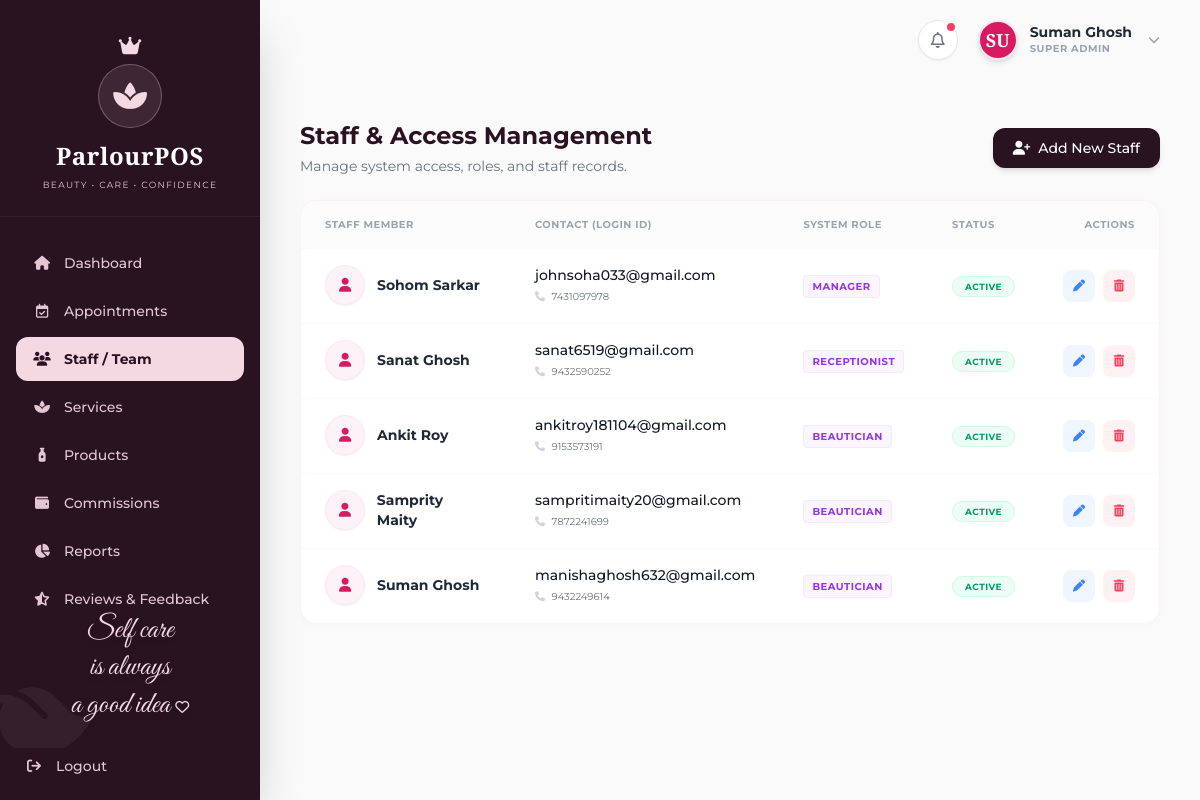
The page /ParlourPOS/super_admin/roles_permissions.php (signed in) on the database its author committed.
### tables this page shows
CREATE TABLE `users` (
  `id` int(11) NOT NULL,
  `name` varchar(100) NOT NULL,
  `email` varchar(100) NOT NULL,
  `phone` varchar(20) DEFAULT NULL,
  `password` varchar(255) DEFAULT NULL,
  `role` enum('Super Admin','Manager','Receptionist','Beautician') NOT NULL,
  `commission_type` enum('Percentage','Fixed','None') DEFAULT 'None',
  `commission_value` decimal(10,2) DEFAULT 0.00,
  `status` enum('Active','Inactive') DEFAULT 'Active',
  `photo` varchar(255) DEFAULT NULL,
  `document` varchar(255) DEFAULT NULL,
  `created_at` timestamp NOT NULL DEFAULT current_timestamp(),
  `google_id` varchar(255) DEFAULT NULL
);

### ParlourPOS/super_admin/roles_permissions.php (the view, shortened to what this page needs)
<?php
require_once '../config/database.php';
$staff_members = [];
$res = $conn->query("SELECT id, name, email, phone, role, status, photo, document FROM users WHERE role IN ('Beautician', 'Receptionist', 'Manager') ORDER BY role ASC, name ASC");
if ($res) {
    while ($row = $res->fetch_assoc()) {
        $staff_members[] = $row;
    }
}
require_once '../includes/header.php';
?>
<div class="mb-6 flex flex-col sm:flex-row sm:items-center justify-between gap-4">
    <div>
        <h3 class="text-2xl font-bold text-brand-sidebar">Staff & Access Management</h3>
        <p class="text-sm text-gray-500 mt-1">Manage system access, roles, and staff records.</p>
    </div>
    <a href="add_staff.php" class="bg-brand-sidebar hover:bg-brand-sidebar/90 text-white px-5 py-2.5 rounded-xl text-sm font-medium shadow-md transition-smooth flex items-center gap-2">
        <i class="fa-solid fa-user-plus"></i> Add New Staff
    </a>
</div>
<div class="bg-white rounded-2xl shadow-[0_2px_10px_rgba(0,0,0,0.02)] border border-pink-50 overflow-hidden">
    <div class="overflow-x-auto">
        <table class="w-full text-left border-collapse">
            <thead>
                <tr class="bg-gray-50/50 text-gray-400 text-[10px] uppercase tracking-wider font-bold border-b border-gray-50">
                    <th class="px-6 py-4">Staff Member</th>
                    <th class="px-6 py-4">Contact (Login ID)</th>
                    <th class="px-6 py-4">System Role</th>
                    <th class="px-6 py-4">Status</th>
                    <th class="px-6 py-4 text-right">Actions</th>
                </tr>
            </thead>
            <tbody class="text-sm divide-y divide-gray-50">
                <?php if (empty($staff_members)): ?>
                    <tr><td colspan="5" class="px-6 py-12 text-center text-gray-400">No staff members found.</td></tr>
                <?php else: ?>
                    <?php foreach ($staff_members as $staff): ?>
                        <tr class="hover:bg-[#FDF0F3]/30 transition-colors">
                            <td class="px-6 py-4 flex items-center gap-3">
                                <?php if (!empty($staff['photo'])): ?>
                                    <img src="<?= isset($base_url) ? $base_url : '..' ?>/assets/images/staff/<?= $staff['photo'] ?>" class="w-10 h-10 rounded-full object-cover border border-gray-200 shadow-sm">
                                <?php else: ?>
                                    <div class="w-10 h-10 rounded-full bg-pink-50 flex items-center justify-center text-brand-magenta border border-pink-100 shadow-sm">
                                        <i class="fa-solid fa-user"></i>
                                    </div>
                                <?php endif; ?>
                                <div>
                                    <span class="font-bold text-gray-800 block"><?= htmlspecialchars($staff['name']) ?></span>
                                </div>
                            </td>
                            <td class="px-6 py-4">
                                <div class="text-gray-900 font-medium"><?= htmlspecialchars($staff['email']) ?></div>
                                <div class="text-[10px] text-gray-500 mt-0.5"><i class="fa-solid fa-phone text-gray-300 mr-1"></i> <?= htmlspecialchars($staff['phone']) ?></div>
                            </td>
                            <td class="px-6 py-4">
                                <span class="px-2 py-1 bg-purple-50 text-purple-600 rounded text-[10px] font-bold border border-purple-100 uppercase tracking-wider">
                                    <?= htmlspecialchars($staff['role']) ?>
                                </span>
                            </td>
                            <td class="px-6 py-4">
                                <span class="px-3 py-1 rounded-full text-[9px] font-bold uppercase tracking-wider border <?= $staff['status'] === 'Active' ? 'bg-emerald-50 text-emerald-600 border-emerald-100' : 'bg-rose-50 text-rose-600 border-rose-100' ?>">
                                    <?= $staff['status'] ?>
                                </span>
                            </td>
                            <td class="px-6 py-4 text-right flex justify-end gap-2">
                                <button onclick='openEditModal(<?= json_encode($staff) ?>)' class="w-8 h-8 rounded-lg bg-blue-50 text-blue-500 hover:bg-blue-500 hover:text-white transition-smooth flex items-center justify-center" title="Manage Access">
                                    <i class="fa-solid fa-pen text-xs"></i>
                                </button>
                                <form method="POST" action="roles_permissions.php" onsubmit="return confirm('Are you sure you want to permanently delete <?= htmlspecialchars($staff['name']) ?>? ALL their associated data (appointments, invoices, purchases) will be wiped.');">
                                    <button type="submit" class="w-8 h-8 rounded-lg bg-rose-50 text-rose-500 hover:bg-rose-500 hover:text-white transition-smooth flex items-center justify-center" title="Delete Staff">
                                        <i class="fa-solid fa-trash-can text-xs"></i>
                                    </button>
                                </form>
                            </td>
                        </tr>
                    <?php endforeach; ?>
                <?php endif; ?>
            </tbody>
        </table>
    </div>
</div>
<?php require_once '../includes/footer.php'; ?>

### ParlourPOS/includes/header.php (style rules this page uses)
body { background-color: #FAFAFA; }
.transition-smooth { transition: all 0.3s cubic-bezier(0.4, 0, 0.2, 1); }

### rows shown on the page
users: name "Sohom Sarkar", email "johnsoha033@gmail.com", phone "7431097978", role "MANAGER", status "ACTIVE"
users: name "Sanat Ghosh", email "sanat6519@gmail.com", phone "9432590252", role "RECEPTIONIST", status "ACTIVE"
users: name "Ankit Roy", email "ankitroy181104@gmail.com", phone "9153573191", role "BEAUTICIAN", status "ACTIVE"
users: name "Samprity Maity", email "sampritimaity20@gmail.com", phone "7872241699", role "BEAUTICIAN", status "ACTIVE"
users: name "Suman Ghosh", email "manishaghosh632@gmail.com", phone "9432249614", role "BEAUTICIAN", status "ACTIVE"

### other values the page prints
substr($user_name, 0, 2) "SU"
$user_name "Suman Ghosh"
$role "SUPER ADMIN"
